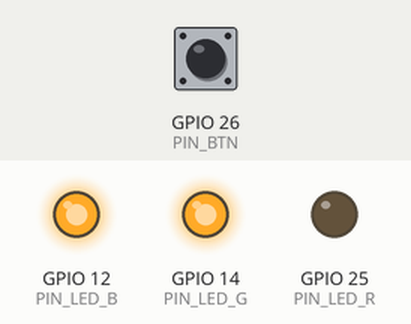
Recording of a program running on a simulated ESP32. On the bench: output pins drawn as LEDs (lit = HIGH). Inputs (shaded band) come from the test bench; at power-on: GPIO 26 (PIN_BTN) LOW.

Above: at 1.2 s.
1.3 s: GPIO 26 (PIN_BTN) pulled HIGH for 0.15 s
At 1.6 s:
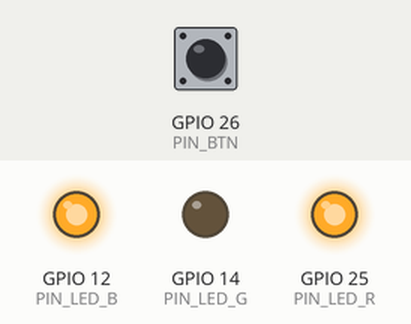
2.9 s: GPIO 26 (PIN_BTN) pulled HIGH for 1 s
At 4.0 s:
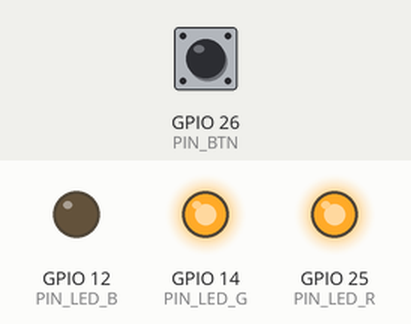
5.4 s: GPIO 26 (PIN_BTN) pulled HIGH for 0.15 s
At 5.9 s:
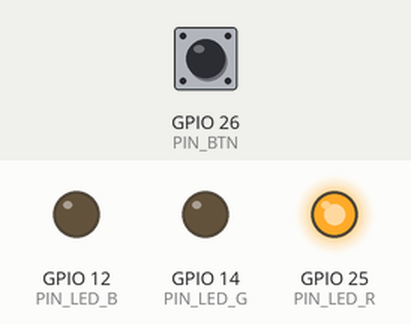
7.0 s: GPIO 26 (PIN_BTN) pulled HIGH for 3.2 s
At 8.3 s:
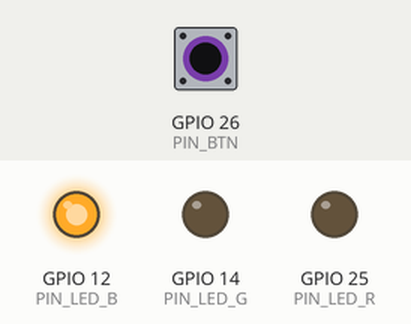
11.7 s: GPIO 26 (PIN_BTN) pulled HIGH for 0.15 s
At 12.9 s:
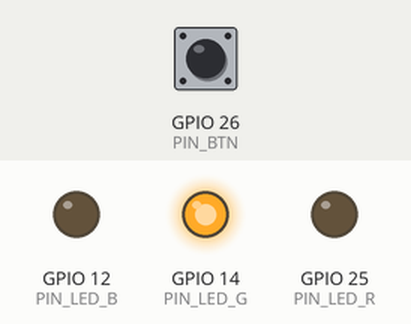
13.3 s: GPIO 26 (PIN_BTN) pulled HIGH for 1 s
At 14.3 s:
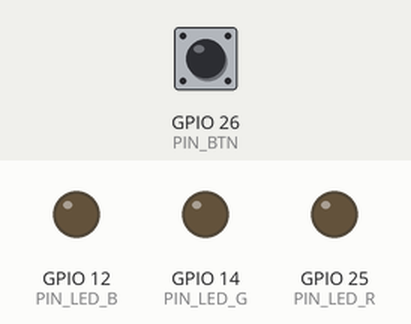
Timing chart, 0 to 16.3 s (numbered marks = the images above; inputs shaded):
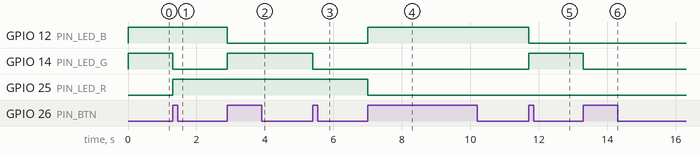

The program:

main.cpp
```cpp
#include <Arduino.h>

#define PIN_LED_R   25
#define PIN_LED_G   14
#define PIN_LED_B   12

#define PIN_BTN     26

#define DEBOUNCE_TIME   250
volatile unsigned long ldebounce = 0;

volatile int led_color = 0;

void IRAM_ATTR cb_button() {
  if( (millis() - ldebounce) < DEBOUNCE_TIME ) return;

  led_color++;

  if(led_color > 7) led_color = 0;
  ldebounce = millis();
}

void setup() {
  Serial.begin(115200);

  attachInterrupt(PIN_BTN, cb_button, RISING);

  pinMode(PIN_LED_R, OUTPUT);
  pinMode(PIN_LED_G, OUTPUT);
  pinMode(PIN_LED_B, OUTPUT);
}

void loop() {
  switch(led_color) {
    // Red
    case 0:
      digitalWrite(PIN_LED_R, LOW);
      digitalWrite(PIN_LED_G, HIGH);
      digitalWrite(PIN_LED_B, HIGH);
      break;
    // Green
    case 1:
      digitalWrite(PIN_LED_R, HIGH);
      digitalWrite(PIN_LED_G, LOW);
      digitalWrite(PIN_LED_B, HIGH);
      break;
    case 2:
      // Blue
      digitalWrite(PIN_LED_R, HIGH);
      digitalWrite(PIN_LED_G, HIGH);
      digitalWrite(PIN_LED_B, LOW);
      break;
    case 3:
      // Cyan
      digitalWrite(PIN_LED_R, HIGH);
      digitalWrite(PIN_LED_G, LOW);
      digitalWrite(PIN_LED_B, LOW);
      break;
    case 4:
      // Yellow
      digitalWrite(PIN_LED_R, LOW);
      digitalWrite(PIN_LED_G, LOW);
      digitalWrite(PIN_LED_B, HIGH);
      break;
    case 5:
      // Magenta
      digitalWrite(PIN_LED_R, LOW);
      digitalWrite(PIN_LED_G, HIGH);
      digitalWrite(PIN_LED_B, LOW);
      break;
    case 6:
      // White
      digitalWrite(PIN_LED_R, LOW);
      digitalWrite(PIN_LED_G, LOW);
      digitalWrite(PIN_LED_B, LOW);
      break;
    default:
      // Off
      digitalWrite(PIN_LED_R, HIGH);
      digitalWrite(PIN_LED_G, HIGH);
      digitalWrite(PIN_LED_B, HIGH);
      break;
  }
}
```

Measured:
- after the input at 1.3 s, GPIO 14 (PIN_LED_G): HIGH → LOW at once; GPIO 25 (PIN_LED_R): LOW → HIGH at once
- after the input at 2.9 s, GPIO 12 (PIN_LED_B): HIGH → LOW at once; GPIO 14 (PIN_LED_G): LOW → HIGH at once
- after the input at 5.4 s, GPIO 14 (PIN_LED_G): HIGH → LOW at once
- after the input at 7.0 s, GPIO 12 (PIN_LED_B): LOW → HIGH at once; GPIO 25 (PIN_LED_R): HIGH → LOW at once
- after the input at 11.7 s, GPIO 12 (PIN_LED_B): HIGH → LOW at once; GPIO 14 (PIN_LED_G): LOW → HIGH at once
- after the input at 13.3 s, GPIO 14 (PIN_LED_G): HIGH → LOW at once
